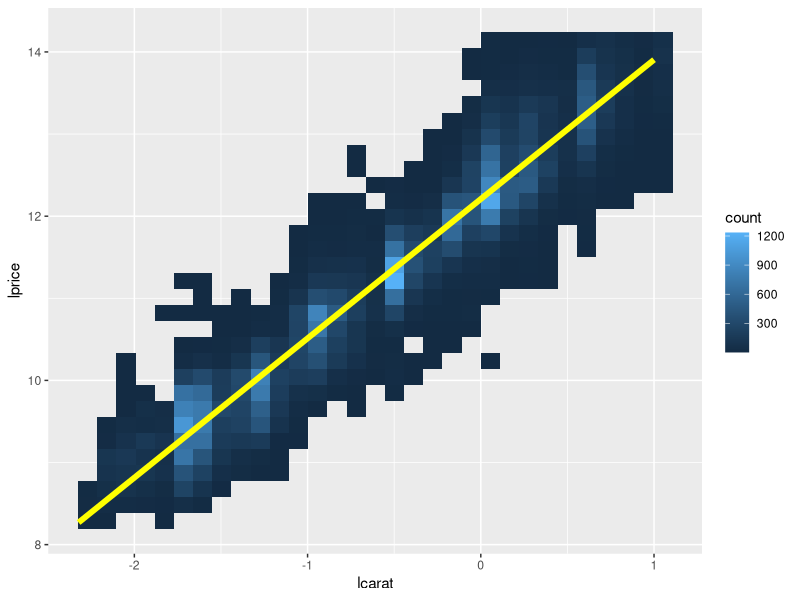
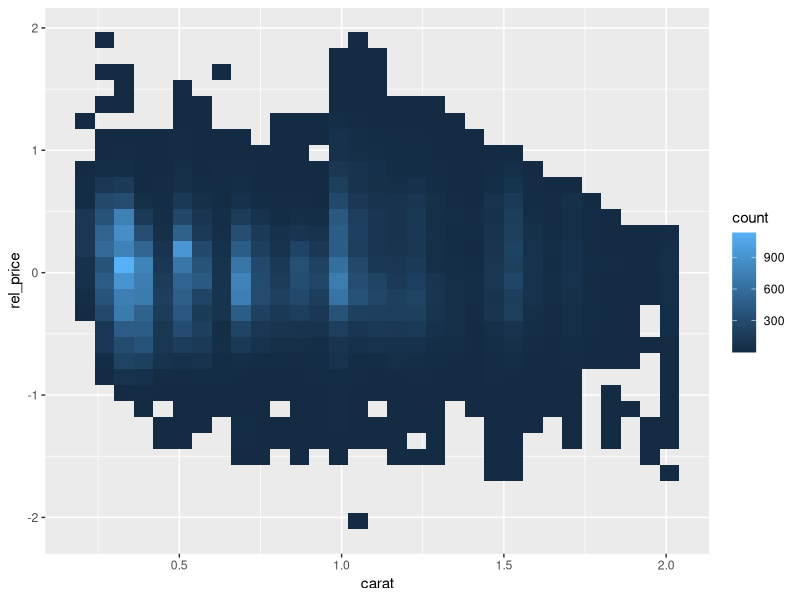
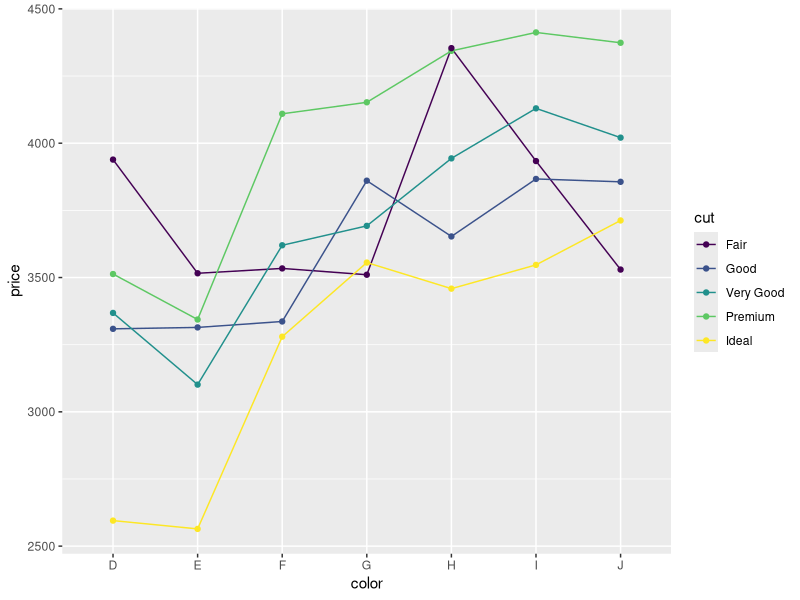
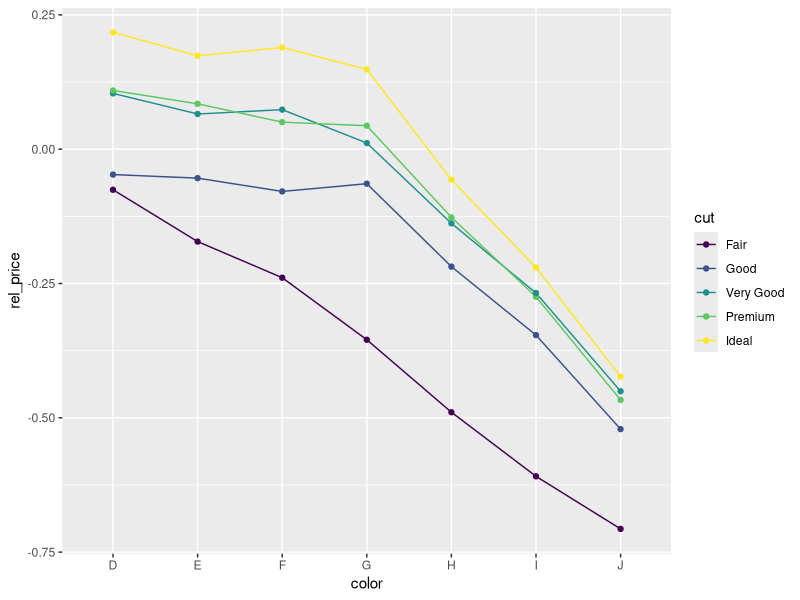
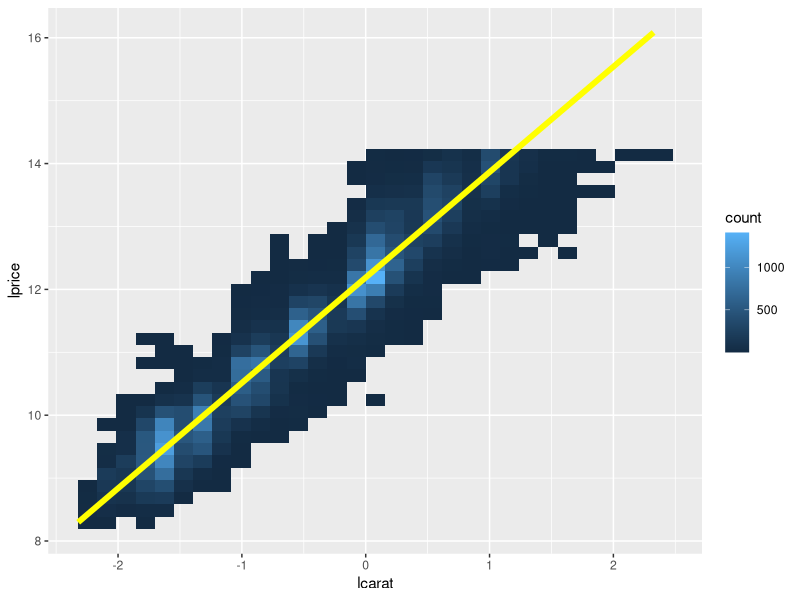
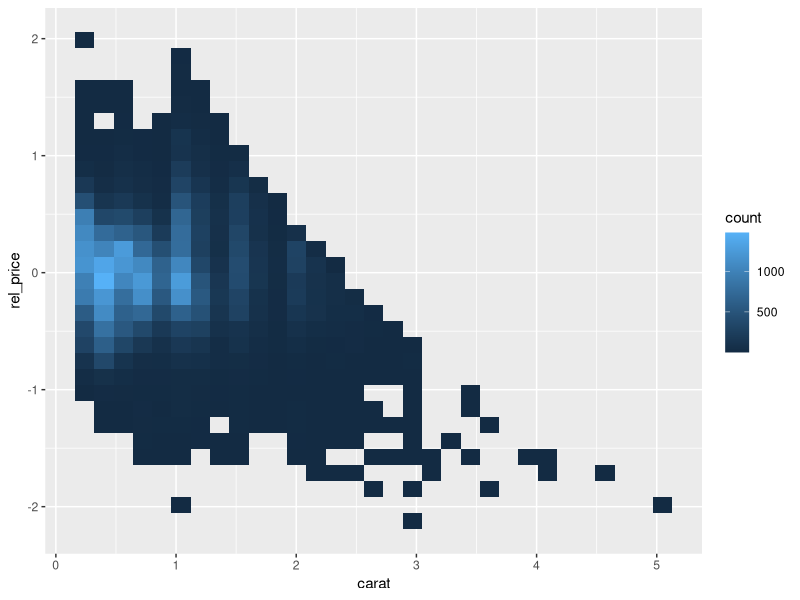
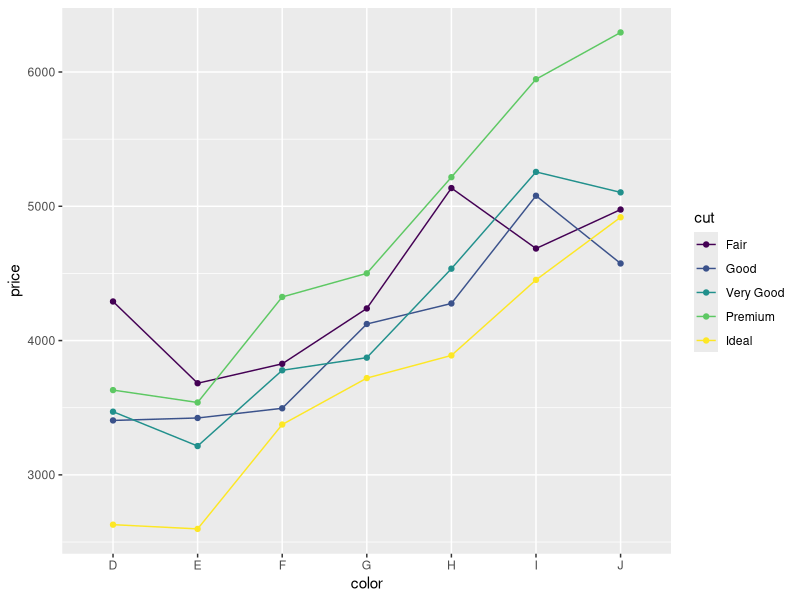
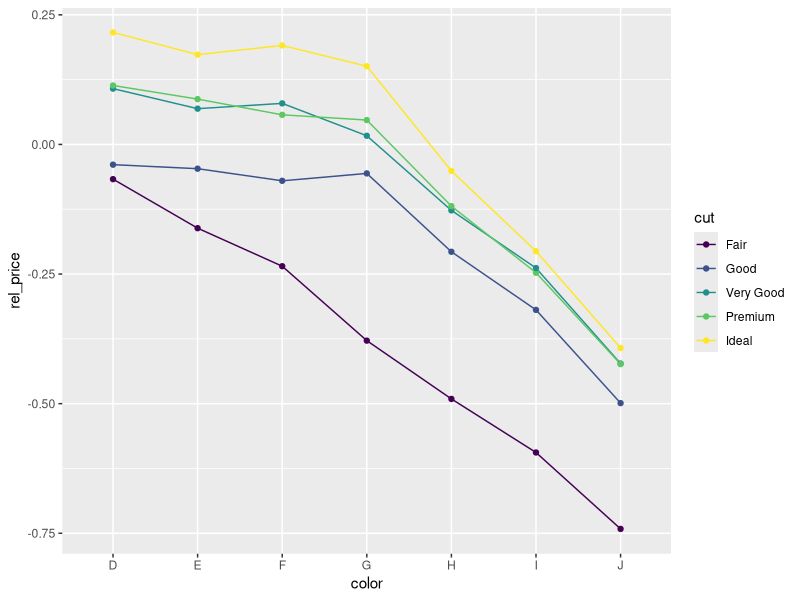

These figures' R source, in order:
## ---- chunk 1
knitr::opts_chunk$set(echo = TRUE)
## ---- chunk 2
library(tidyverse)
library(conflicted)
  conflict_prefer("filter", "dplyr")
  conflict_prefer("select", "dplyr")
## ---- chunk 3
diamonds2 <- diamonds %>% 
  filter(carat <= 2) %>% 
  mutate(
    lcarat = log2(carat),
    lprice = log2(price)
  )

diamonds2
## ---- chunk 4
diamonds2 %>% 
  ggplot(aes(lcarat, lprice)) +
  geom_bin2d() +
  geom_smooth(
    method    = "lm",
    se        = FALSE,
    linewidth = 2,
    color     = "yellow"
  )
## ---- chunk 5
mod <- lm(lprice ~ lcarat, data = diamonds2)

mod %>%
  summary() %>% 
  coef()
## ---- chunk 6
diamonds3 <- diamonds2 %>% 
  mutate(rel_price = mod %>% resid())

diamonds3 %>% 
  ggplot(aes(carat, rel_price)) +
  geom_bin2d()
## ---- chunk 7
xgrid <- seq(-2, 1, by = 1/3)

tibble(logx = xgrid, x = round(2 ^ xgrid, 2))
## ---- chunk 8
color_cut <- diamonds3 %>% 
  summarize(
    price     = mean(price),
    rel_price = mean(rel_price),
    .by       = c(color, cut)
  )

color_cut
## ---- chunk 9
color_cut %>% 
  ggplot(aes(color, price, color = cut)) +
  geom_line(aes(group = cut)) +
  geom_point()
## ---- chunk 10
color_cut %>% 
  ggplot(aes(color, rel_price, color = cut)) +
  geom_line(aes(group = cut)) +
  geom_point()
## ---- chunk 11
diamonds2 <- diamonds %>%
  mutate(
    lcarat = log2(carat),
    lprice = log2(price)
  )

diamonds2 %>% 
  ggplot(aes(lcarat, lprice)) +
  geom_bin2d() +
  geom_smooth(
    method    = "lm",
    se        = FALSE,
    linewidth = 2,
    color     = "yellow"
  )

mod <- lm(lprice ~ lcarat, data = diamonds2)

mod %>%
  summary() %>% 
  coef()

diamonds3 <- diamonds2 %>% 
  mutate(rel_price = mod %>% resid())

diamonds3 %>% 
  ggplot(aes(carat, rel_price)) +
  geom_bin2d()

xgrid <- seq(-2, 1, by = 1/3)

tibble(logx = xgrid, x = round(2 ^ xgrid, 2))

color_cut <- diamonds3 %>% 
  summarize(
    price     = mean(price),
    rel_price = mean(rel_price),
    .by       = c(color, cut)
  )

color_cut %>% 
  ggplot(aes(color, price)) +
  geom_line(aes(group = cut, color = cut)) +
  geom_point(aes(color = cut))

color_cut %>% 
  ggplot(aes(color, rel_price)) +
  geom_line(aes(group = cut, color = cut)) +
  geom_point(aes(color = cut))
## ---- chunk 12
diamonds3 %>%
  ggplot(aes(color, carat, color = cut)) +
  geom_boxplot()
## ---- chunk 13
diamonds3 %>% 
  ggplot(aes(cut, rel_price, color = color)) +
  geom_boxplot() +
  facet_wrap(vars(clarity))
## ---- chunk 14
diamonds3 %>%
  ggplot(aes(depth, rel_price)) +
  geom_point()

diamonds3 %>%
  ggplot(aes(table, rel_price)) +
  geom_point()
## ---- chunk 15
txhousing
## ---- chunk 16
txhousing %>% 
  ggplot(aes(date, sales, group = city)) +
  geom_line(alpha = 1/2)
## ---- chunk 17
txhousing %>% 
  ggplot(aes(date, log(sales), group = city)) +
  geom_line(alpha = 1/2)
## ---- chunk 18
abilene <- txhousing %>% 
  filter(city == "Abilene")

abilene %>% 
  ggplot(aes(date, log(sales))) +
  geom_line()

mod <- lm(
  log(sales) ~ factor(month),
  data = abilene
)

abilene2 <- abilene %>%
  mutate(rel_sales = mod %>% resid())

abilene2 %>%
  ggplot(aes(date, rel_sales)) +
  geom_line()
## ---- chunk 19
de_season <- function(x, month) {
  lm(
    x ~ factor(month),
    na.action = na.exclude
  ) %>% 
    resid()
}

txhousing2 <- txhousing %>%
  mutate(
    rel_sales = de_season(log(sales), month),
    .by       = city
  )

txhousing2 %>% 
  ggplot(aes(date, rel_sales)) +
  geom_line(aes(group = city), alpha = 1/5) +
  # Due to a warning message, I switched this to a stat_summary instead
  stat_summary(
    geom  = "line",
    fun   = "mean",
    color = "red"
  )
## ---- chunk 20
txhousing2 %>%
  ggplot(aes(date, rel_sales)) + 
  geom_line(aes(group = city), alpha = 1/5) +
  geom_smooth(
    method = "loess",
    se = FALSE,
    color = "red"
  )
## ---- chunk 21
txhousing %>%
  ggplot(aes(date, sales, group = city)) +
  geom_line(alpha = 1/2)
## ---- chunk 22
library(broom)

model_sum <- txhousing %>%
  group_by(city) %>%
  group_modify(
    ~ glance(
      lm(
        log2(sales) ~ factor(month),
        data        = .,
        na.action   = na.exclude
      )
    )
  ) %>% 
  ungroup()

model_sum
## ---- chunk 23
model_sum %>%
  mutate(city = fct_reorder(city, r.squared)) %>%
  ggplot(aes(r.squared, city)) +
  geom_point()
## ---- chunk 24
top3    <- c("Bryan-College Station", "Lubbock", "NE Tarrant County")

bottom3 <- c("McAllen", "Brownsville", "Harlingen")

extreme <- txhousing %>%
  filter(
    city %in% c(top3, bottom3),
    !is.na(sales)
  ) %>% 
  mutate(city = factor(city, c(top3, bottom3)))

extreme %>%
  ggplot(aes(month, log(sales), group = year)) +
  geom_line() +
  facet_wrap(vars(city))
## ---- chunk 25
library(broom)

coefs <- txhousing %>%
  group_by(city) %>%
  group_modify(
    ~ tidy(
      lm(
        log2(sales) ~ factor(month),
        data = .,
        na.action = na.exclude
      )
    )
  ) %>% 
  ungroup()

coefs
## ---- chunk 26
months <- coefs %>% 
  filter(str_detect(term, "factor")) %>% 
  extract(term, "month", "(\\d+)", convert = TRUE)

months
## ---- chunk 27
months %>% 
  ggplot(aes(month, 2 ^ estimate, group = city)) +
  geom_line()
## ---- chunk 28
coef_sum <- months %>% 
  group_by(city) %>% 
  summarize(max = max(estimate))

coef_sum %>%
  mutate(city = fct_reorder(city, max)) %>% 
  ggplot(aes(2 ^ max, city)) +
  geom_point()
## ---- chunk 29
library(broom)

obs_sum <- txhousing %>%
  group_by(city) %>%
  nest() %>%
  mutate(
    mod = map(
      data,
      ~ lm(
        log2(sales) ~ factor(month),
        data = .
      )
    ),
    augmented = map(mod, augment, se_fit = TRUE)
  ) %>%
  unnest(augmented) %>%
  ungroup() %>%
  select(-c(data, mod, .rownames)) %>% 
  rename(
    "log2.sales"   = "log2(sales)",
    "factor.month" = "factor(month)"
  )

obs_sum
## ---- chunk 30
obs_sum %>% 
  ggplot(aes(.std.resid)) +
  geom_histogram(binwidth = 0.1)

obs_sum %>% 
  ggplot(aes(abs(.std.resid))) +
  geom_histogram(binwidth = 0.1)
## ---- chunk 31
obs_sum %>% 
  filter(abs(.std.resid) > 2) %>% 
  summarize(
    n   = n(),
    avg = mean(abs(.std.resid)),
    .by = city
  ) %>%
  arrange(desc(n))
